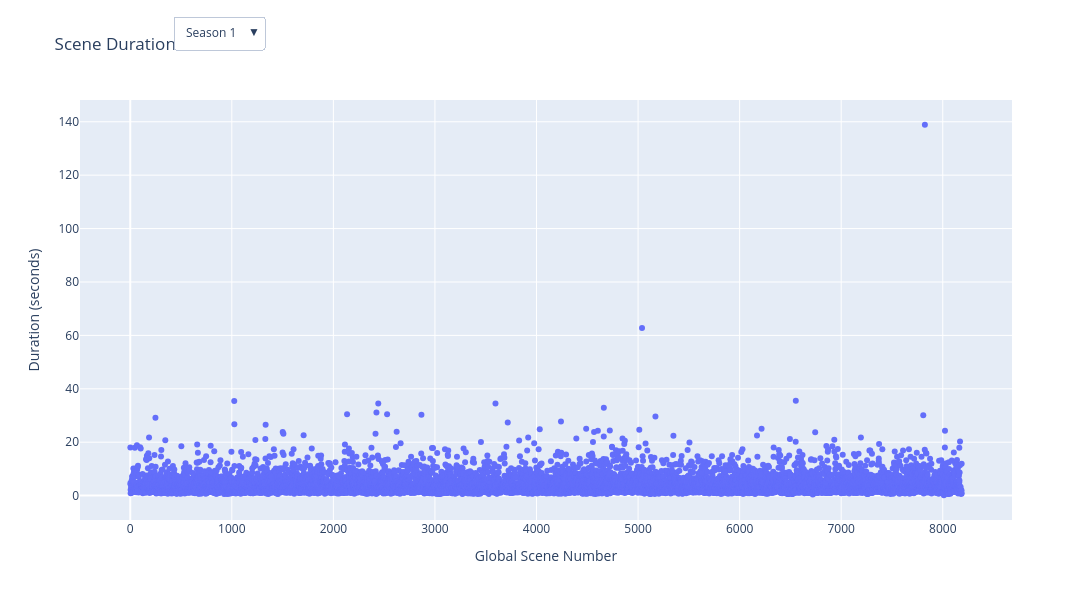

The cell this chart's notebook holds for it:
### Code cell
import pandas as pd
import plotly.graph_objects as go

# Sort seasons
seasons = sorted(df['season'].unique())

# Create figure
fig = go.Figure()
season_trace_count = []

# Add one scatter trace per season
for i, season in enumerate(seasons):
    filtered_df = df[df['season'] == season]

    trace = go.Scatter(
        x=filtered_df['global_scene_number'],
        y=filtered_df['duration'],
        mode='markers',
        name=f"Season {season}",
        customdata=filtered_df[['episode_short', 'scene_number']],
        hovertemplate=(
            "Global Scene: %{x}<br>" +
            "Duration: %{y} seconds<br>" +
            "Episode: %{customdata[0]}<br>" +
            "Scene: %{customdata[1]}<br>" +
            "<extra></extra>"
        ),
        visible=(i == 0)  # Only show first season initially
    )
    fig.add_trace(trace)

# Create visibility masks for dropdown
visibility_masks = [
    [i == j for i in range(len(seasons))]
    for j in range(len(seasons))
]

# Create dropdown buttons
dropdown_buttons = [
    dict(
        label=f"Season {season}",
        method="update",
        args=[
            {"visible": visibility_masks[i]},
            {"title": f"Scene Duration – Season {season}"}
        ]
    )
    for i, season in enumerate(seasons)
]

# Update layout
fig.update_layout(
    updatemenus=[
        dict(
            active=0,
            buttons=dropdown_buttons,
            x=0.1,
            y=1.2,
            xanchor="left",
            yanchor="top"
        )
    ],
    title=f"Scene Duration – Season {seasons[0]}",
    xaxis_title="Global Scene Number",
    yaxis_title="Duration (seconds)",
    width=1200,
    height=600
)

fig.show()

### Figure 1 — Plotly figure (JSON) as saved in the notebook; plotly's stock layout.template omitted (floating-point values rounded to 4 significant figures; data arrays with more than 128 entries replaced by an {"elided": "..."} marker saying what was removed)
{"data": [{"customdata": {"elided": "8186x2 mixed values"}, "hovertemplate": "Global Scene: %{x}<br>Duration: %{y} seconds<br>Episode: %{customdata[0]}<br>Scene: %{customdata[1]}<br><extra></extra>", "mode": "markers", "name": "Season 1", "type": "scatter", "visible": true, "x": {"elided": "8186 int values"}, "y": {"elided": "8186 float values"}}, {"customdata": {"elided": "7974x2 mixed values"}, "hovertemplate": "Global Scene: %{x}<br>Duration: %{y} seconds<br>Episode: %{customdata[0]}<br>Scene: %{customdata[1]}<br><extra></extra>", "mode": "markers", "name": "Season 2", "type": "scatter", "visible": false, "x": {"elided": "7974 int values"}, "y": {"elided": "7974 float values"}}, {"customdata": {"elided": "7198x2 mixed values"}, "hovertemplate": "Global Scene: %{x}<br>Duration: %{y} seconds<br>Episode: %{customdata[0]}<br>Scene: %{customdata[1]}<br><extra></extra>", "mode": "markers", "name": "Season 3", "type": "scatter", "visible": false, "x": {"elided": "7198 int values"}, "y": {"elided": "7198 float values"}}, {"customdata": {"elided": "7525x2 mixed values"}, "hovertemplate": "Global Scene: %{x}<br>Duration: %{y} seconds<br>Episode: %{customdata[0]}<br>Scene: %{customdata[1]}<br><extra></extra>", "mode": "markers", "name": "Season 4", "type": "scatter", "visible": false, "x": {"elided": "7525 int values"}, "y": {"elided": "7525 float values"}}, {"customdata": {"elided": "8172x2 mixed values"}, "hovertemplate": "Global Scene: %{x}<br>Duration: %{y} seconds<br>Episode: %{customdata[0]}<br>Scene: %{customdata[1]}<br><extra></extra>", "mode": "markers", "name": "Season 5", "type": "scatter", "visible": false, "x": {"elided": "8172 int values"}, "y": {"elided": "8172 float values"}}, {"customdata": {"elided": "8604x2 mixed values"}, "hovertemplate": "Global Scene: %{x}<br>Duration: %{y} seconds<br>Episode: %{customdata[0]}<br>Scene: %{customdata[1]}<br><extra></extra>", "mode": "markers", "name": "Season 6", "type": "scatter", "visible": false, "x": {"elided": "8604 int values"}, "y": {"elided": "8604 float values"}}], "layout": {"height": 600, "title": {"text": "Scene Duration – Season 1"}, "updatemenus": [{"active": 0, "buttons": [{"args": [{"visible": [true, false, false, false, false, false]}, {"title": "Scene Duration – Season 1"}], "label": "Season 1", "method": "update"}, {"args": [{"visible": [false, true, false, false, false, false]}, {"title": "Scene Duration – Season 2"}], "label": "Season 2", "method": "update"}, {"args": [{"visible": [false, false, true, false, false, false]}, {"title": "Scene Duration – Season 3"}], "label": "Season 3", "method": "update"}, {"args": [{"visible": [false, false, false, true, false, false]}, {"title": "Scene Duration – Season 4"}], "label": "Season 4", "method": "update"}, {"args": [{"visible": [false, false, false, false, true, false]}, {"title": "Scene Duration – Season 5"}], "label": "Season 5", "method": "update"}, {"args": [{"visible": [false, false, false, false, false, true]}, {"title": "Scene Duration – Season 6"}], "label": "Season 6", "method": "update"}], "x": 0.1, "xanchor": "left", "y": 1.2, "yanchor": "top"}], "width": 1200, "xaxis": {"title": {"text": "Global Scene Number"}}, "yaxis": {"title": {"text": "Duration (seconds)"}}}}
